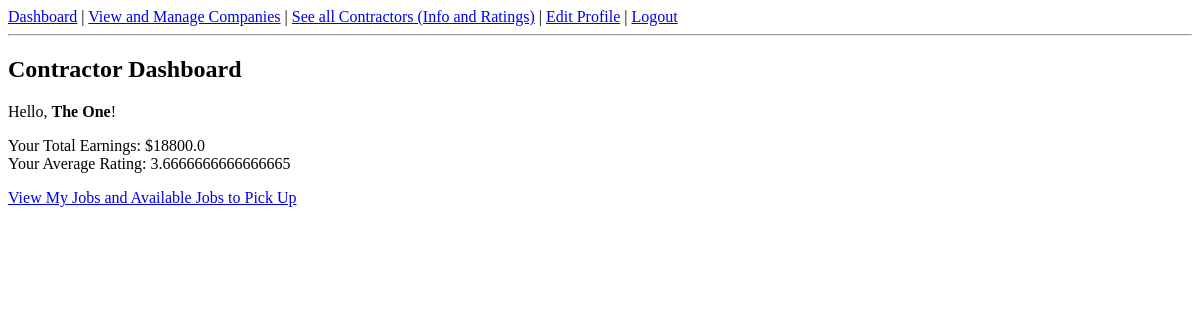
Page /dashboard/contractor (signed in) on the earlier database version.
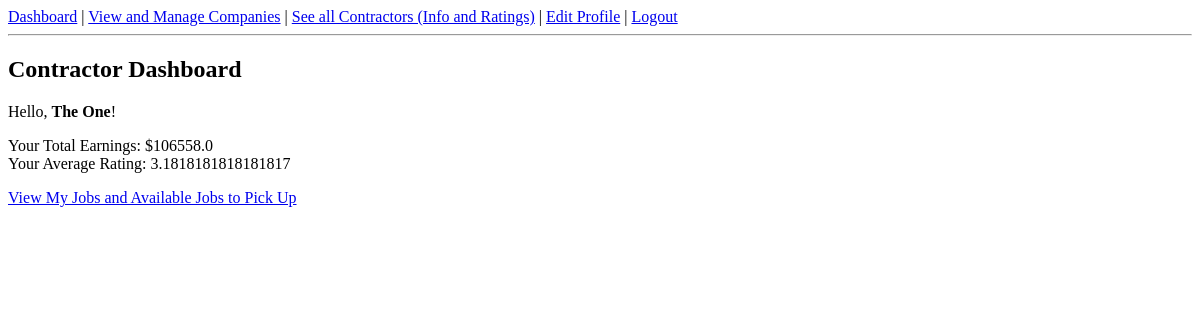
Same page on the later database version.
### tables this page shows
CREATE TABLE Contractor (
    contractorID INTEGER PRIMARY KEY AUTOINCREMENT,
    userID INTEGER UNIQUE NOT NULL,
    companyID INTEGER,
    service TEXT,
    firstName TEXT NOT NULL,
    lastName TEXT NOT NULL,
    city TEXT,
    state CHAR(2),
    rating REAL, earnings REAL DEFAULT 0,
    FOREIGN KEY(userID) REFERENCES User(userID)
);

### app.py (the view)
@app.route("/dashboard/contractor")
def contractor_dashboard():
    if session.get("role") != "contractor":
        return "Access denied", 403
    user_id = session["user_id"]
    conn = get_db()
    cur = conn.cursor()
    cur.execute("SELECT * FROM Contractor WHERE userID=?", (user_id,))
    profile = cur.fetchone()
    cur.execute("SELECT * FROM Company")
    companies = cur.fetchall()
    conn.close()
    return render_template("dashboard_contractor.html", profile=profile, companies=companies)

### app.py (called while the page is built)
def get_db():
    conn = sqlite3.connect(DB_FILE)
    conn.row_factory = sqlite3.Row
    return conn

### templates/dashboard_contractor.html
{% extends "base.html" %}
{% block content %}
<h2>Contractor Dashboard</h2>
<p>Hello, <strong>{{ profile.firstName }} {{ profile.lastName }}</strong>!</p>
<p style="margin-bottom:0;">Your Total Earnings: ${{ profile['earnings'] or 0 }}</p>
<p style="margin-top:0;">Your Average Rating: {{ profile['rating'] or 'No ratings yet' }}</p>
<a href="/dashboard/contractor/jobs">View My Jobs and Available Jobs to Pick Up</a>
{% endblock %}

Differences in the rows shown:
changed Contractor "The": earnings "18800.0" → "106558.0"; rating "3.6666666666666665" → "3.1818181818181817"
